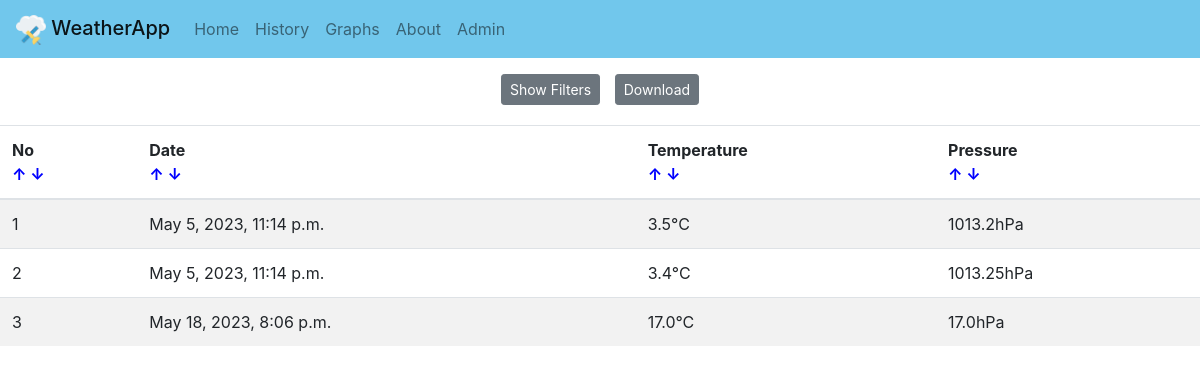
The page /all/ on the database as committed earlier.
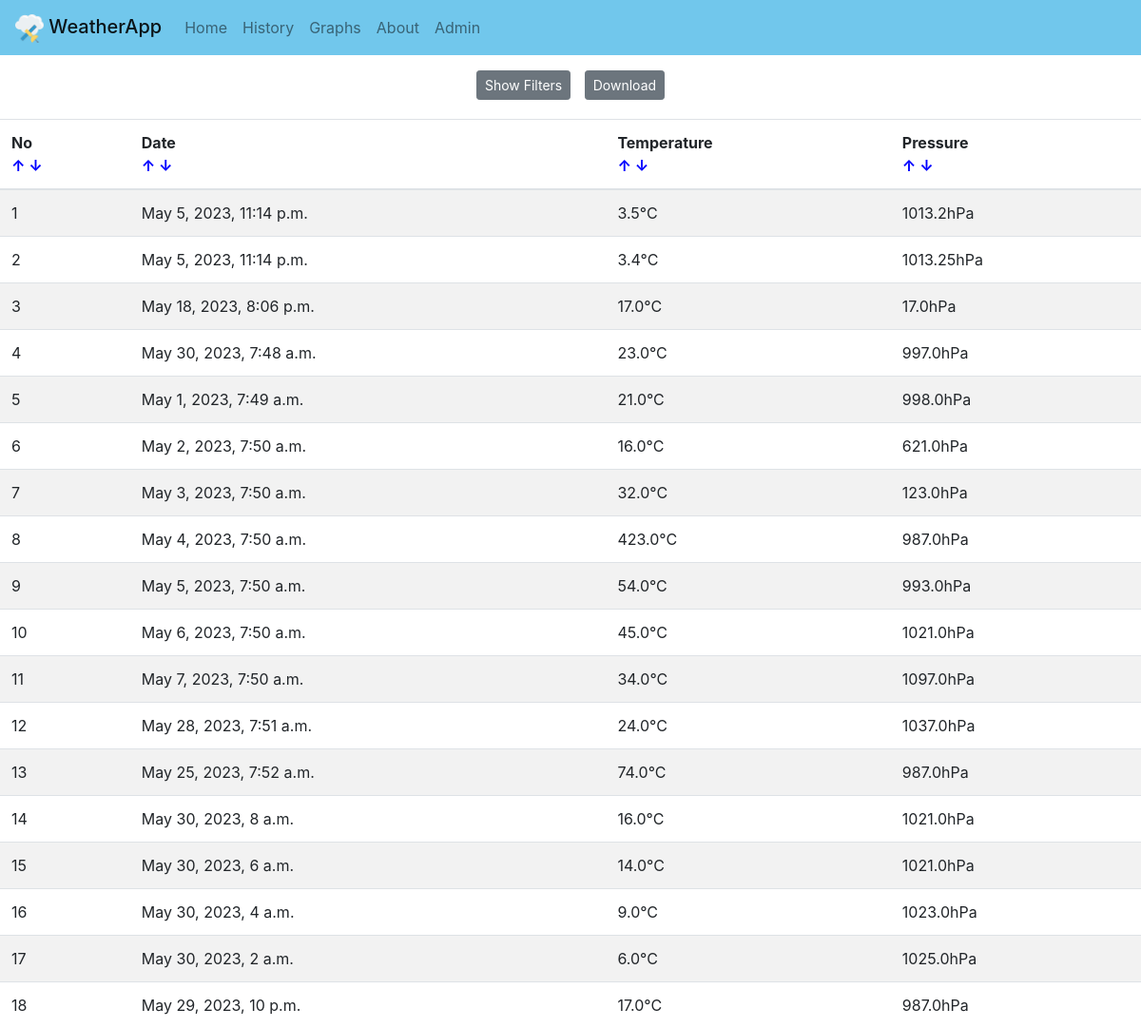
The same page on the database as committed later.
### WeatherApp/models.py (models this page shows, shortened)
class Record(models.Model):
    date = models.DateTimeField(default = timezone.now)
    temperature = models.FloatField()
    pressure = models.FloatField()
    comment = models.CharField(max_length=250, blank=True)

### WeatherApp/views.py (the view)
# urls.py: path('all/', views.all),
def all(request):
    records = Record.objects.all()
    context = {}
    if request.GET.get('start') is not None:
        start = request.GET.get('start')
        start_datetime = datetime.strptime(start, "%Y-%m-%d")
        records = records.filter(date__gte = start_datetime)
        context |= {"start": start_datetime}
    if request.GET.get('end') is not None:
        end = request.GET.get('end')
        end_datetime = datetime.strptime(end, "%Y-%m-%d") + timedelta(days=1)
        records = records.filter(date__lte = end_datetime)
        context |= {"end": end_datetime}
    if request.GET.get('orderby') is not None:
        order = request.GET.get('orderby')
        records = records.order_by(order)
        context |= {"order": order}
    if request.GET.get('min_temp') is not None:
        min_temp = float(request.GET.get('min_temp'))
        records = records.filter(temperature__gte = str(min_temp))
        context |= {"min_temp": min_temp}
    if request.GET.get('max_temp') is not None:
        max_temp = float(request.GET.get('max_temp')) + 0.1
        records = records.filter(temperature__lte = str(max_temp))
        context |= {"max_temp": max_temp}
    if request.GET.get('min_press') is not None:
        min_press = float(request.GET.get('min_press'))
        records = records.filter(pressure__gte = str(min_press))
        context |= {"min_press": min_press}
    if request.GET.get('max_press') is not None:
        max_press = float(request.GET.get('max_press')) + 0.1
        records = records.filter(pressure__lte = str(max_press))
        context |= {"max_press": max_press}
    context |= { "records": records }
    return render(request, 'WeatherApp/all.html', context)

### WeatherApp/templates/WeatherApp/all.html (shortened to what this page needs)
{% extends 'WeatherApp/base.html' %}
{% block content %}
<div style="margin-top: 10px; text-align: center">
  <button id="showFiltersButton" type="button" class="btn btn-secondary btn-sm" onclick="toggleFilterOptions()" style="margin-bottom: 10px">Show Filters</button>
  <button id="download" onclick="download()" type="button" class="btn btn-secondary btn-sm" style="margin-left: 10px; margin-bottom: 10px">Download</button>
  </div>
    <table class="table table-hover .table-responsive table-striped"
      id="historyTable"
      style="margin-top: 10px;"
      onload="setFiltersOnLoad()">
        <thead>
          <tr>
            <th scope="col">No<br>
              <a id="no_up" onclick="noup()" style="cursor: pointer; color:blue;">↑</a>
              <a id="no_down" onclick ="nodown()" style="cursor: pointer; color:blue;">↓</a></th>
            <th scope="col">Date<br>
              <a id="date_up" onclick="dateup()" style="cursor: pointer; color:blue;">↑</a>
              <a id="date_down" onclick="datedown()" style="cursor: pointer; color:blue;">↓</a></th>
            <th scope="col">Temperature<br>
              <a id="temp_up" onclick="tempup()" style="cursor: pointer; color:blue;">↑</a>
              <a id="temp_down" onclick="tempdown()" style="cursor: pointer; color:blue;">↓</a></th>
            <th scope="col">Pressure<br>
              <a id="press_up" onclick="pressup()" style="cursor: pointer; color:blue;">↑</a>
              <a id="press_down" onclick="pressdown()" style="cursor: pointer; color:blue;">↓</a></th>
          </tr>
        </thead>
        <tbody>
            {% for record in records %}
              {% if record.comment %}
              <tr class="record-row" data-details="{{ record.comment }}">
                  <td>{{ record.id }}</td>
                  <td>{{ record.date }}</td>
                  <td>{{ record.temperature }}°C<img src="/static/images/comment.png" width="17px" style="margin-left: 10px"></td>
                  <td>{{ record.pressure }}hPa</td>
              {% else %}
              <tr>
                  <td>{{ record.id }}</td>
                  <td>{{ record.date }}</td>
                  <td>{{ record.temperature }}°C</td>
                  <td>{{ record.pressure }}hPa</td>
                {% endif %}
              </tr>
            {% endfor %}
        </tbody>
      </table>
</div>
{% endblock %}

### WeatherApp/templates/WeatherApp/base.html (shortened to what this page needs)
<!DOCTYPE html>
<html>
    {% load pwa %}
    {% load static %}
    <head>
        <link rel="stylesheet" href="https://cdn.jsdelivr.net/npm/bootstrap@4.4.1/dist/css/bootstrap.min.css">
        <link rel="stylesheet" href="{% static 'css/WeatherApp.css' %}">
    </head>
    <body>
        <nav class="navbar sticky-top navbar-default navbar-light navbar-expand-md" style="background-color: #71c7ec;" role="navigation">
            <a class="navbar-brand mb-0 h1" href="/"><img src="{% static 'images/pwa_icon.png' %}" width="30" height="30"> WeatherApp</a>
            <div class="collapse navbar-collapse" id="navbarSupportedContent">
                <ul id="navbar_id" class="navbar-nav mr-auto">
                    <li>
                        <a class="nav-link" href="/">Home</a>
                    </li>
                    <li>
                        <a class="nav-link" href="/all">History</a>
                    </li>
                    <li>
                        <a class="nav-link" href="/graphs">Graphs</a>
                    </li>
                    <li>
                        <a class="nav-link" href="/about">About</a>
                    </li>
                    <li>
                        <a class="nav-link" href="/admin">Admin</a>
                    </li>
                </ul>
            </div>
        </nav>
        <div>
            {% block content %}
            {% endblock %}
    </body>
</html>

### WeatherApp/static/css/WeatherApp.css (style rules this page uses)
html, body { height: 100%; }

Rows that differ between the two databases and show on the page:
added Record: id "4", date "May 30, 2023, 7:48 a.m.", temperature "23.0", pressure "997.0"
added Record: id "5", date "May 1, 2023, 7:49 a.m.", temperature "21.0", pressure "998.0"
added Record: id "6", date "May 2, 2023, 7:50 a.m.", temperature "16.0", pressure "621.0"
added Record: id "7", date "May 3, 2023, 7:50 a.m.", temperature "32.0", pressure "123.0"
added Record: id "8", date "May 4, 2023, 7:50 a.m.", temperature "423.0", pressure "987.0"
added Record: id "9", date "May 5, 2023, 7:50 a.m.", temperature "54.0", pressure "993.0"
added Record: id "10", date "May 6, 2023, 7:50 a.m.", temperature "45.0", pressure "1021.0"
added Record: id "11", date "May 7, 2023, 7:50 a.m.", temperature "34.0", pressure "1097.0"
added Record: id "12", date "May 28, 2023, 7:51 a.m.", temperature "24.0", pressure "1037.0"
added Record: id "13", date "May 25, 2023, 7:52 a.m.", temperature "74.0", pressure "987.0"
added Record: id "14", date "May 30, 2023, 8 a.m.", temperature "16.0", pressure "1021.0"
added Record: id "15", date "May 30, 2023, 6 a.m.", temperature "14.0", pressure "1021.0"
added Record: id "16", date "May 30, 2023, 4 a.m.", temperature "9.0", pressure "1023.0"
added Record: id "17", date "May 30, 2023, 2 a.m.", temperature "6.0", pressure "1025.0"
added Record: id "18", date "May 29, 2023, 10 p.m.", temperature "17.0", pressure "987.0"
